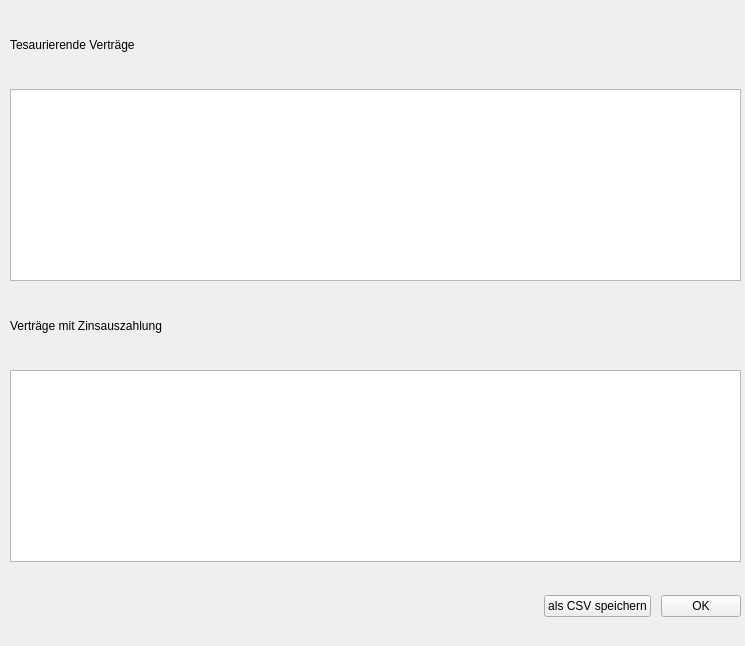
<?xml version="1.0" encoding="UTF-8"?>
<ui version="4.0">
 <class>frmJahresabschluss</class>
 <widget class="QWidget" name="frmJahresabschluss">
  <property name="geometry">
   <rect>
    <x>0</x>
    <y>0</y>
    <width>745</width>
    <height>646</height>
   </rect>
  </property>
  <property name="windowTitle">
   <string>Übersicht Jahresabschluss</string>
  </property>
  <widget class="QWidget" name="layoutWidget">
   <property name="geometry">
    <rect>
     <x>0</x>
     <y>0</y>
     <width>751</width>
     <height>651</height>
    </rect>
   </property>
   <layout class="QVBoxLayout" name="verticalLayout" stretch="1,0,1,0,1">
    <property name="spacing">
     <number>10</number>
    </property>
    <property name="leftMargin">
     <number>10</number>
    </property>
    <property name="topMargin">
     <number>10</number>
    </property>
    <property name="rightMargin">
     <number>10</number>
    </property>
    <property name="bottomMargin">
     <number>10</number>
    </property>
    <item>
     <widget class="QLabel" name="lblTesa">
      <property name="text">
       <string>Tesaurierende Verträge</string>
      </property>
     </widget>
    </item>
    <item>
     <widget class="QTableView" name="listTesa"/>
    </item>
    <item>
     <widget class="QLabel" name="lblAusz">
      <property name="text">
       <string>Verträge mit Zinsauszahlung</string>
      </property>
     </widget>
    </item>
    <item>
     <widget class="QTableView" name="listN_Tesa"/>
    </item>
    <item>
     <layout class="QHBoxLayout" name="horizontalLayout" stretch="5,0,0">
      <item>
       <spacer name="verticalSpacer">
        <property name="orientation">
         <enum>Qt::Vertical</enum>
        </property>
        <property name="sizeHint" stdset="0">
         <size>
          <width>20</width>
          <height>40</height>
         </size>
        </property>
       </spacer>
      </item>
      <item>
       <widget class="QPushButton" name="btnCsv">
        <property name="sizePolicy">
         <sizepolicy hsizetype="Fixed" vsizetype="Fixed">
          <horstretch>0</horstretch>
          <verstretch>0</verstretch>
         </sizepolicy>
        </property>
        <property name="text">
         <string>als CSV speichern</string>
        </property>
       </widget>
      </item>
      <item>
       <widget class="QPushButton" name="pbOK">
        <property name="text">
         <string>OK</string>
        </property>
       </widget>
      </item>
     </layout>
    </item>
   </layout>
  </widget>
 </widget>
 <resources/>
 <connections/>
</ui>
